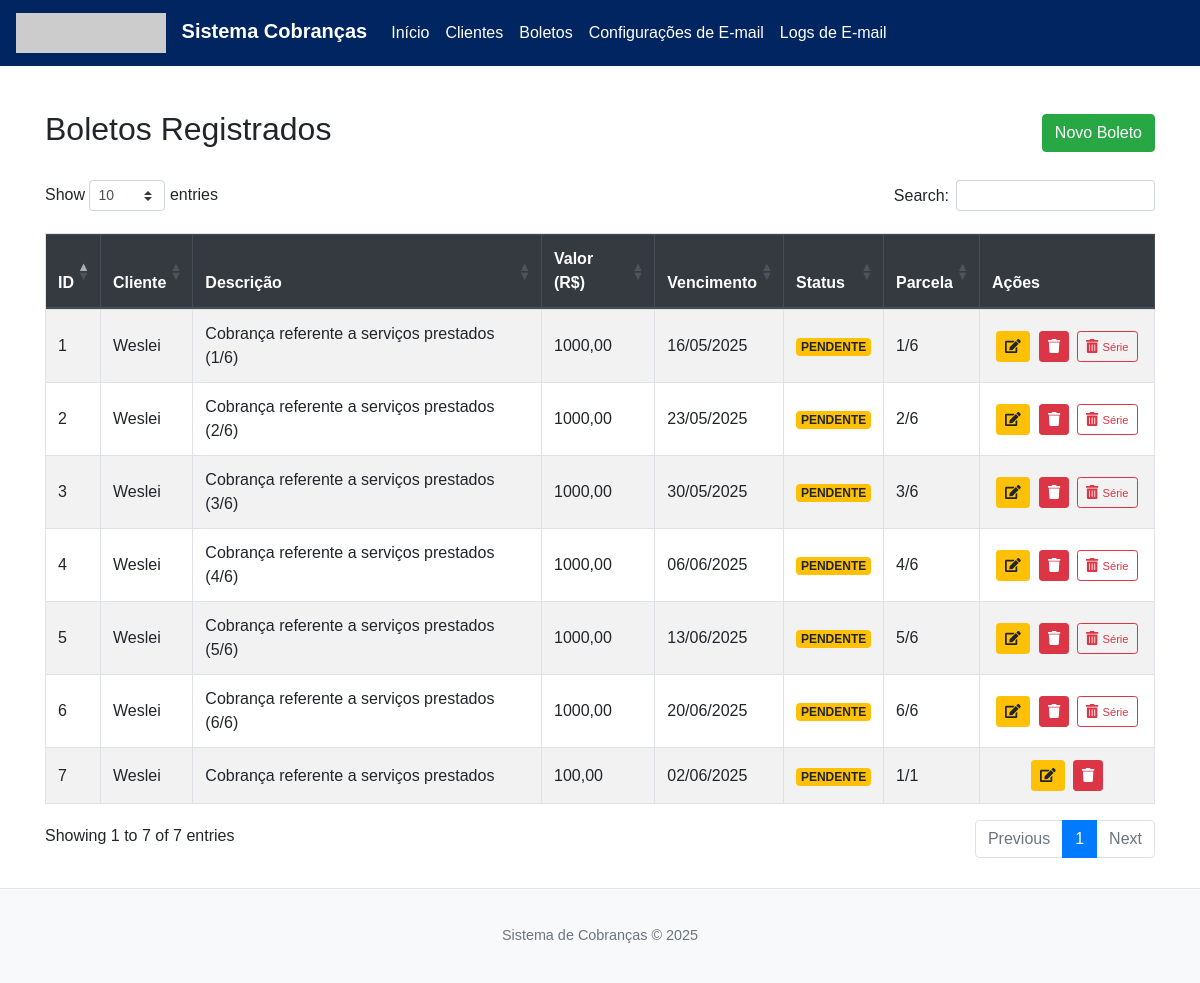
/boletos, run on the app's committed database.
### database.py (models this page shows, shortened)
class Boleto(db.Model):
    __tablename__ = 'boleto'
    id = db.Column(db.Integer, primary_key=True)
    public_id = db.Column(db.String(36), unique=True, nullable=False, default=generate_uuid)
    descricao_base = db.Column(db.String(180), nullable=False, default="Cobrança")
    descricao_completa = db.Column(db.String(200), nullable=True)
    valor = db.Column(db.Float, nullable=False)
    data_vencimento = db.Column(db.Date, nullable=False)
    periodicidade_replicacao = db.Column(db.String(20), nullable=False, default='mensal')
    numero_parcelas = db.Column(db.Integer, nullable=False, default=1)
    grupo_replicacao_id = db.Column(db.String(36), nullable=True)
    parcela_atual = db.Column(db.Integer, default=1, nullable=False)
    cliente_id = db.Column(db.Integer, db.ForeignKey('cliente.id', name='fk_boleto_cliente_id'), nullable=False)
    status = db.Column(db.String(20), nullable=False, default='pendente')
    data_pagamento = db.Column(db.Date, nullable=True)
    __table_args__ = (Index('ix_boleto_public_id', 'public_id'),)

class Cliente(db.Model):
    __tablename__ = 'cliente'
    id = db.Column(db.Integer, primary_key=True)
    public_id = db.Column(db.String(36), unique=True, nullable=False)
    nome = db.Column(db.String(150), nullable=False)
    email_principal = db.Column(db.String(120), unique=True, nullable=True)
    telefone_principal = db.Column(db.String(20), nullable=True)
    contatos = db.relationship('Contato', backref='cliente', lazy=True, cascade="all, delete-orphan")
    boletos = db.relationship('Boleto', backref='cliente', lazy=True, cascade="all, delete-orphan")
    __table_args__ = (Index('ix_cliente_public_id', 'public_id'),)

### app.py (the view)
@main_bp.route('/boletos')
def listar_boletos():
    todos_os_boletos = Boleto.query.join(Cliente).order_by(Boleto.status.asc(), Boleto.data_vencimento.asc(), Boleto.grupo_replicacao_id, Boleto.parcela_atual.asc()).all()
    todos_clientes_para_modal = Cliente.query.order_by(Cliente.nome).all()
    return render_template('boletos.html',
                           lista_completa_boletos=todos_os_boletos,
                           todos_clientes_para_modal=todos_clientes_para_modal)

### database.py (called while the page is built)
@event.listens_for(Engine, "connect")
def _set_sqlite_pragma(dbapi_connection, connection_record):
    if isinstance(dbapi_connection, SQLite3Connection):
        cursor = dbapi_connection.cursor()
        cursor.execute("PRAGMA foreign_keys=ON;")
        cursor.close()

### templates/boletos.html (shortened to what this page needs)
{% extends "base.html" %}
{% block head_extra %}
<link rel="stylesheet" href="https://cdnjs.cloudflare.com/ajax/libs/font-awesome/5.15.3/css/all.min.css">
<link rel="stylesheet" href="https://cdn.datatables.net/1.13.8/css/dataTables.bootstrap4.min.css">
{% endblock %}
{% block content %}
<div class="d-flex justify-content-between align-items-center mb-3">
    <h2>Boletos Registrados</h2>
    <a href="{{ url_for('main.novo_boleto') }}" class="btn btn-success">Novo Boleto</a>
</div>
{% if lista_completa_boletos %}
<div class="table-responsive">
    <table id="boletosTable" class="table table-hover table-striped table-bordered" style="width:100%">
        <thead class="thead-dark">
            <tr>
                <th>ID</th>
                <th>Cliente</th>
                <th>Descrição</th>
                <th>Valor (R$)</th>
                <th>Vencimento</th>
                <th>Status</th>
                <th>Parcela</th>
                <th class="actions-col no-sort">Ações</th>
            </tr>
        </thead>
        <tbody>
            {% for boleto in lista_completa_boletos %}
            <tr>
                <td>{{ boleto.id }}</td>
                <td>{{ boleto.cliente.nome }}</td>
                <td>{{ boleto.descricao_completa }}</td>
                <td>{{ "%.2f"|format(boleto.valor)|replace('.', ',') }}</td>
                <td>{{ boleto.data_vencimento.strftime('%d/%m/%Y') }}</td>
                <td>
                    {% if boleto.status == 'pago' %}<span class="badge badge-success">PAGO</span>
                    {% elif boleto.status == 'pendente' %}<span class="badge badge-warning">PENDENTE</span>
                    {% elif boleto.status == 'cancelado' %}<span class="badge badge-danger">CANCELADO</span>
                    {% else %}<span class="badge badge-secondary">{{ boleto.status|capitalize }}</span>{% endif %}
                </td>
                <td>{{ boleto.parcela_atual }}/{{ boleto.numero_parcelas }}</td>
                <td class="actions-col text-center">
                    <button class="btn btn-warning btn-sm btn-editar-boleto-modal-boletoshtml"
                            data-toggle="modal"
                            data-target="#modalEdicaoBoleto_BoletosHTML"
                            data-public-id="{{ boleto.public_id }}">
                        <i class="fas fa-edit"></i>
                    </button>
                    <button class="btn btn-danger btn-sm" data-toggle="modal" data-target="#confirmDeleteBoletoModal_{{ boleto.public_id }}" {% if boleto.status == 'pago' %}disabled{% endif %}>
                        <i class="fas fa-trash"></i>
                    </button>
                    {% if boleto.numero_parcelas > 1 and boleto.grupo_replicacao_id %}
                    <button class="btn btn-outline-danger btn-sm" data-toggle="modal" data-target="#confirmDeleteGrupoBoletoModal_{{ boleto.grupo_replicacao_id.replace('-', '') }}" {% if boleto.status == 'pago' %}disabled{% endif %}>
                        <i class="fas fa-trash-alt"></i> <small>Série</small>
                    </button>
                    {% endif %}
                </td>
            </tr>
            {% endfor %}
        </tbody>
    </table>
</div>
{% else %}
<p class="text-muted">Nenhum boleto registrado.</p>
{% endif %}
{% endblock %}

### templates/base.html (shortened to what this page needs)
<!DOCTYPE html>
<html lang="pt-BR">
<head>
    <link href="https://stackpath.bootstrapcdn.com/bootstrap/4.5.2/css/bootstrap.min.css" rel="stylesheet">
    <link rel="stylesheet" href="{{ url_for('static', filename='style.css') }}">
    {% block head_extra %}{% endblock %}
</head>
<body>
    <nav class="navbar navbar-expand-lg navbar-custom mb-4">
        <a class="navbar-brand" href="{{ url_for('main.index') }}">
            <img src="https://gesqual.com.br/wp-content/uploads/2025/02/Programa-de-indicacao-1.png" alt="Logo Sistema de Cobranças"
                 onerror="this.onerror=null; this.src='https://placehold.co/150x40/002561/FFFFFF?text=LogoIndisponivel';">
            Sistema Cobranças
        </a>
        <div class="collapse navbar-collapse" id="navbarNav">
            <ul class="navbar-nav mr-auto">
                <li class="nav-item"><a class="nav-link" href="{{ url_for('main.index') }}">Início</a></li>
                <li class="nav-item"><a class="nav-link" href="{{ url_for('main.listar_clientes') }}">Clientes</a></li>
                <li class="nav-item"><a class="nav-link" href="{{ url_for('main.listar_boletos') }}">Boletos</a></li>
                <li class="nav-item"><a class="nav-link" href="{{ url_for('main.configuracoes_email') }}">Configurações de E-mail</a></li>
                <li class="nav-item"><a class="nav-link" href="{{ url_for('main.listar_logs_email') }}">Logs de E-mail</a></li>
            </ul>
        </div>
    </nav>
    <div class="container">{% block content %}{% endblock %}</div>
    <footer class="footer mt-auto py-3 bg-light text-center">
        <div class="container"><span class="text-muted">Sistema de Cobranças &copy; <script>document.write(new Date().getFullYear())</script></span></div>
    </footer>
</body>
</html>

### static/style.css (style rules this page uses)
body { display: flex; flex-direction: column; min-height: 100vh; font-family: 'Arial', sans-serif; }
.container { flex: 1; padding-top: 20px; padding-bottom: 20px; }
.footer { background-color: #f8f9fa; padding: 1rem 0; text-align: center; font-size: 0.9em; border-top: 1px solid #e7e7e7; }
.navbar-brand { font-weight: bold; }
.table th, .table td { vertical-align: middle; }
.actions-col { width: 150px; text-align: center; }
.btn-sm { margin-right: 5px; }

### templates/base.html (style rules this page uses)
.navbar-custom { background-color: #002561 !important; }
.navbar-custom .navbar-brand img { height: 40px; margin-right: 10px; }
.navbar-custom .navbar-brand, .navbar-custom .nav-link { color: #ffffff !important; }

### templates/boletos.html (style rules this page uses)
#boletosTable .actions-col { white-space: nowrap; }
#boletosTable .actions-col .btn { margin: 0 2px; }

### data on the page
Boleto: id "1", cliente.nome "Weslei", descricao_completa "Cobrança referente a serviços prestados (1/6)", valor "1000,00", data_vencimento "16/05/2025", status "PENDENTE", parcela_atual "1", numero_parcelas "6"
Boleto: id "2", cliente.nome "Weslei", descricao_completa "Cobrança referente a serviços prestados (2/6)", valor "1000,00", data_vencimento "23/05/2025", status "PENDENTE", parcela_atual "2", numero_parcelas "6"
Boleto: id "3", cliente.nome "Weslei", descricao_completa "Cobrança referente a serviços prestados (3/6)", valor "1000,00", data_vencimento "30/05/2025", status "PENDENTE", parcela_atual "3", numero_parcelas "6"
Boleto: id "7", cliente.nome "Weslei", descricao_completa "Cobrança referente a serviços prestados", valor "100,00", data_vencimento "02/06/2025", status "PENDENTE", parcela_atual "1", numero_parcelas "1"
Boleto: id "4", cliente.nome "Weslei", descricao_completa "Cobrança referente a serviços prestados (4/6)", valor "1000,00", data_vencimento "06/06/2025", status "PENDENTE", parcela_atual "4", numero_parcelas "6"
Boleto: id "5", cliente.nome "Weslei", descricao_completa "Cobrança referente a serviços prestados (5/6)", valor "1000,00", data_vencimento "13/06/2025", status "PENDENTE", parcela_atual "5", numero_parcelas "6"
Boleto: id "6", cliente.nome "Weslei", descricao_completa "Cobrança referente a serviços prestados (6/6)", valor "1000,00", data_vencimento "20/06/2025", status "PENDENTE", parcela_atual "6", numero_parcelas "6"
